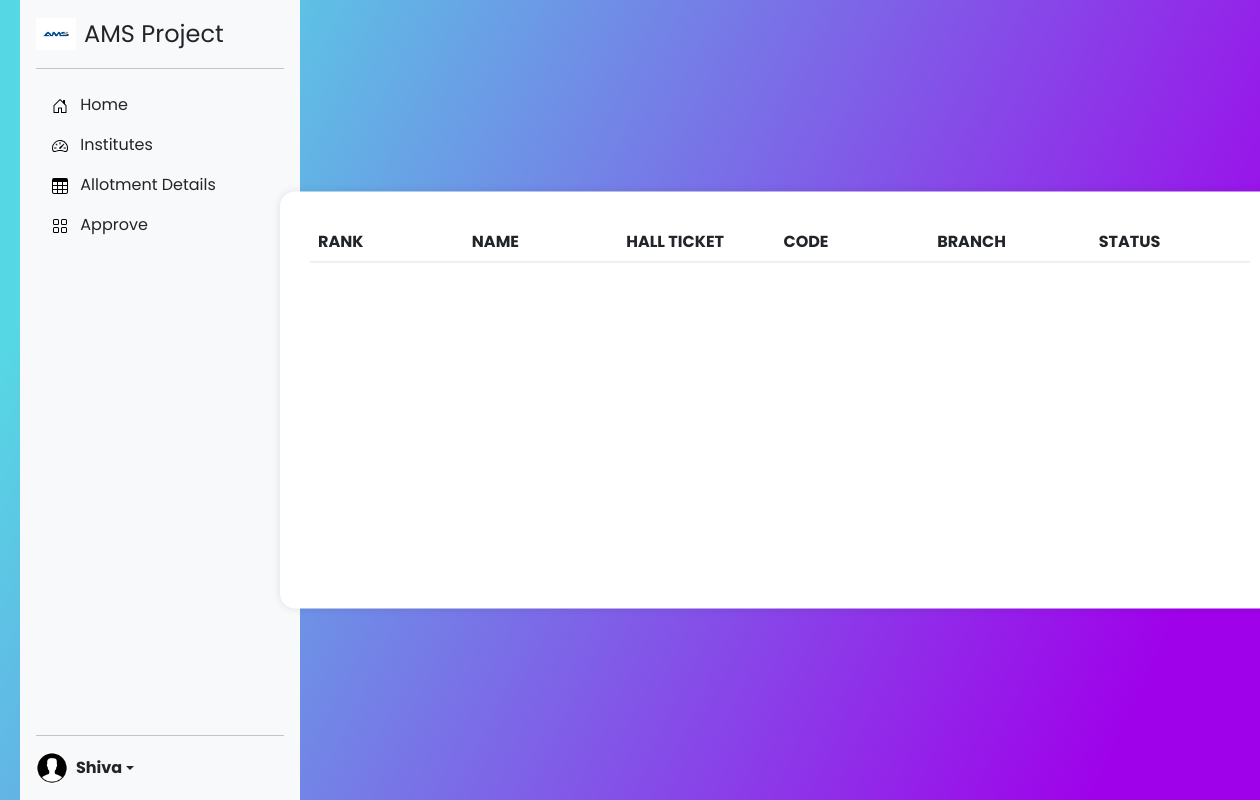
/a/approve (signed in), run on an earlier commit of the app's database.
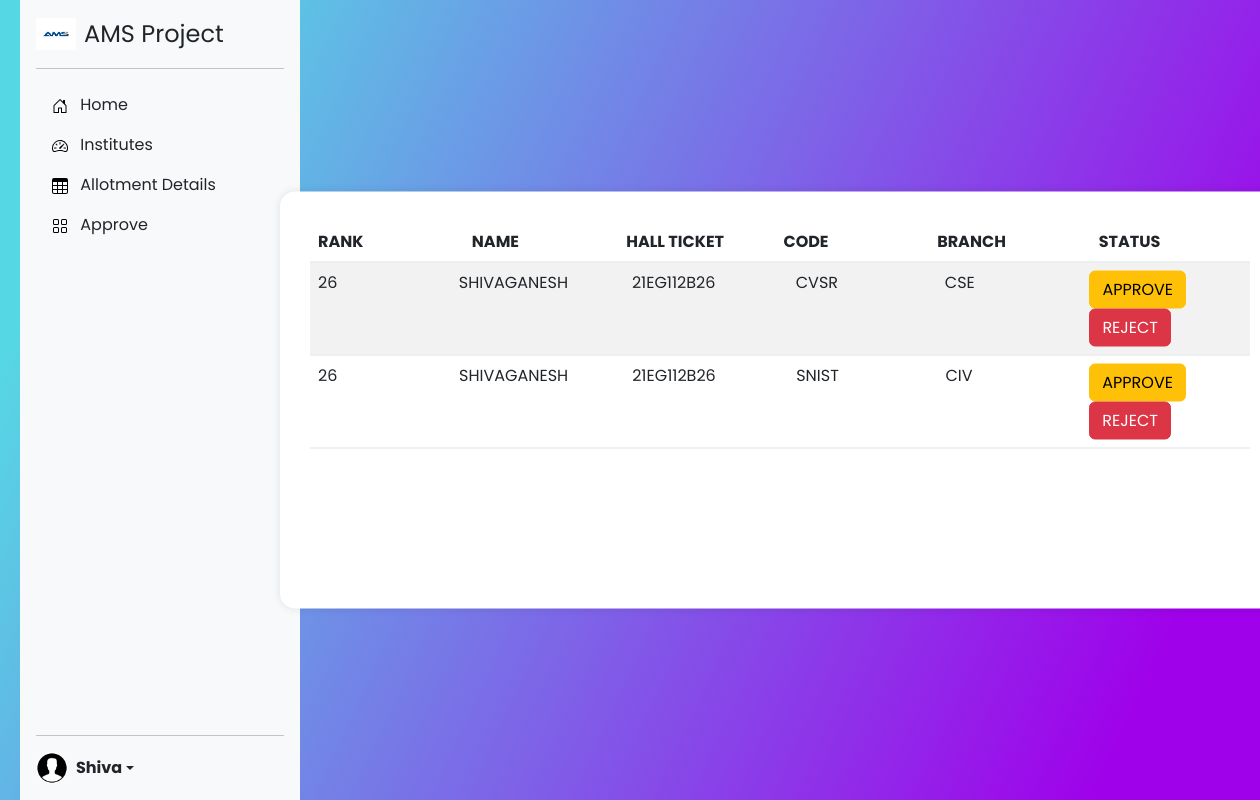
And on a later commit of the database.
### app/models.py (models this page shows, shortened)
class Apply(models.Model):
    student=models.ForeignKey(Students,on_delete=models.CASCADE)
    college=models.ForeignKey(Institution,on_delete=models.CASCADE)
    branch=models.CharField(choices=b,max_length=10,null=True)

class Students(models.Model):
    username=models.CharField(max_length=40)
    hall_ticket=models.CharField(max_length=10)
    name=models.CharField(max_length=30)
    rank=models.CharField(max_length=8)
    phone=models.CharField(max_length=10)
    def __str__(self):
        return self.name

class Institution(models.Model):
    code=models.CharField(max_length=6)
    name=models.CharField(max_length=50)
    address=models.CharField(max_length=150)
    contact=models.CharField(max_length=10)
    email=models.EmailField()
    website=models.URLField()
    cse=models.IntegerField()
    it=models.IntegerField()
    ece=models.IntegerField()
    eee=models.IntegerField()
    civ=models.IntegerField()
    mec=models.IntegerField()
    fee=models.IntegerField()

### app/views.py (the view)
# urls.py: path('a/approve',approve,name='approve'),
@user_passes_test(lambda u:u.is_superuser)
def approve(request):
    data=Apply.objects.order_by('student__rank')
    return render(request,"admin/approve.html",{'data':data})

### templates/admin/approve.html (shortened to what this page needs)
{%extends 'admin/home.html'%}
{%block nav%}
<!DOCTYPE html>
<html lang="en" dir="ltr">
    <head>
        <link rel="stylesheet" href="style.css" />
    </head>
    <body>
        <div class="center">
            <div class="container" >
                <table class="table table-striped">
                    <thead>
                      <tr>
                        <th scope="col">RANK</th>
                        <th scope="col">NAME</th>
                        <th scope="col">HALL TICKET</th>
                        <th scope="col">CODE</th>
                        <th scope="col">BRANCH</th>
                        <th scope="col">STATUS</th>
                      </tr>
                    </thead>
                    <tbody class="aa">
                        {%for i in data%}
                      <tr>
                        <td>{{i.student.rank}}</td>
                        <td>{{i.student}}</td>
                        <td>{{i.student.hall_ticket}}</td>
                        <td>{{i.college.code}}</td>
                        <td>{{i.branch}}</td>
                        <td><a class="btn btn-warning" href="/a/select/{{i.id}}">APPROVE</a>    <a class="btn btn-danger" href="/a/reject/{{i.id}}">REJECT</a></td>
                      </tr>
                      {%endfor%}
                    </tbody>
                  </table>
            </div>
        </div>
    </body>
</html>
{%endblock%}

What changed in the data, as far as the page shows it:
added Apply: student.rank "26", student "SHIVAGANESH", student.hall_ticket "21EG112B26", college.code "CVSR", branch "CSE"
added Apply: student.rank "26", student "SHIVAGANESH", student.hall_ticket "21EG112B26", college.code "SNIST", branch "CIV"
